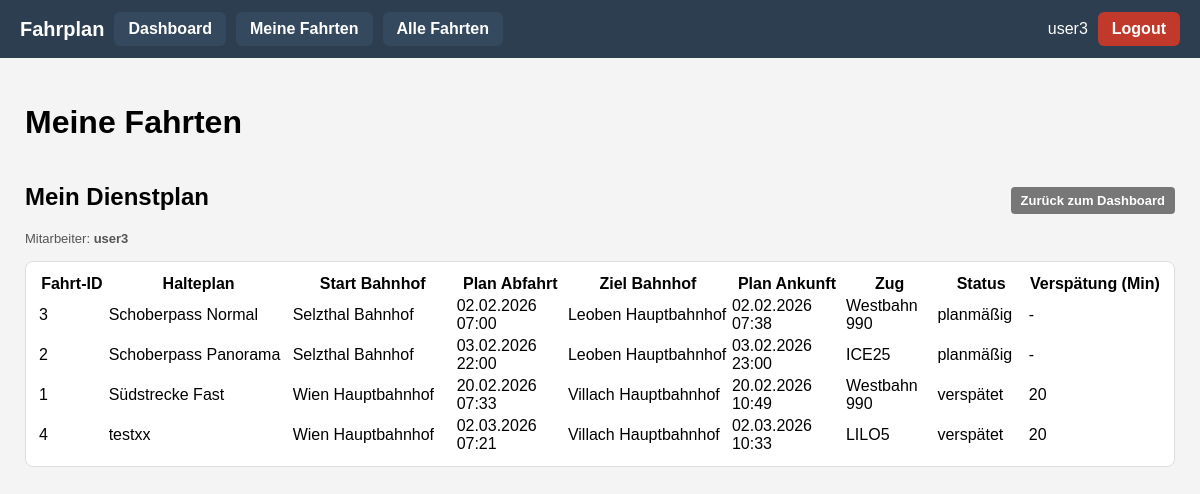
The app's page /meine_fahrten (signed in), older data.
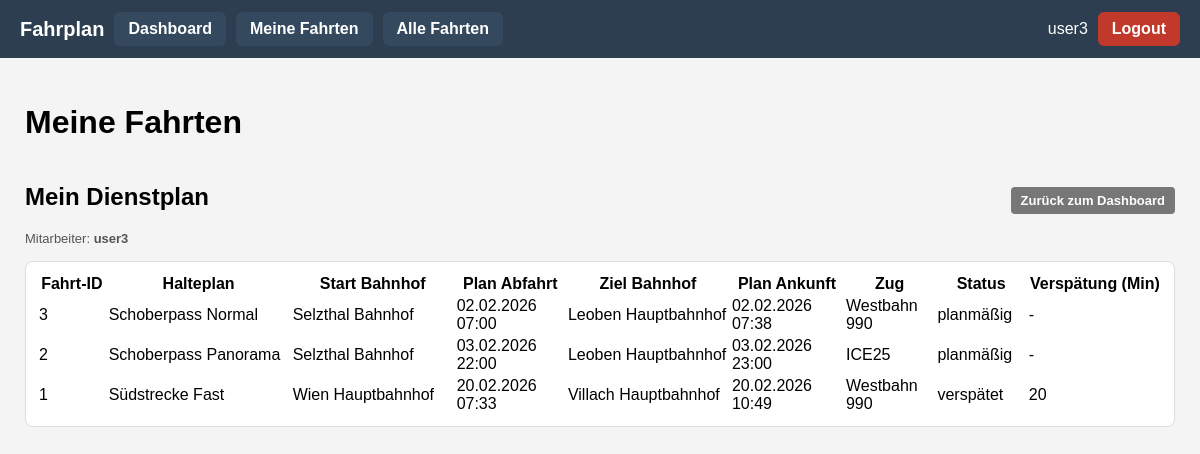
The same page, newer data.
### app/models.py (models this page shows, shortened)
class Fahrtdurchfuehrung(db.Model):
    __tablename__ = "fahrtdurchfuehrung"
    fahrt_id: so.Mapped[int] = so.mapped_column(primary_key=True)
    halteplan_id: so.Mapped[int] = so.mapped_column(
        sa.ForeignKey("halteplan.halteplan_id"), nullable=False
    )
    zug_id: so.Mapped[int] = so.mapped_column(
        sa.ForeignKey("zug.id"), nullable=False, index=True
    )
    zug: so.Mapped["Zug"] = so.relationship("Zug")
    status: so.Mapped[FahrtdurchfuehrungStatus] = so.mapped_column(
        sa.Enum(FahrtdurchfuehrungStatus),
        nullable=False,
        default=FahrtdurchfuehrungStatus.PLANMAESSIG,
    )
    verspaetung_min: so.Mapped[Optional[int]] = so.mapped_column(sa.Integer)
    halteplan: so.Mapped["Halteplan"] = so.relationship(back_populates="fahrten")
    dienstzuweisungen: so.Mapped[List["Dienstzuweisung"]] = so.relationship(
        back_populates="fahrt",
        cascade="all, delete-orphan",
        passive_deletes=True,
    )
    halte: so.Mapped[List["FahrtHalt"]] = so.relationship(
        "FahrtHalt",
        back_populates="fahrt",
        cascade="all, delete-orphan",
        passive_deletes=True,
    )
    segmente: so.Mapped[List["FahrtSegment"]] = so.relationship(
        "FahrtSegment",
        back_populates="fahrt",
        cascade="all, delete-orphan",
        passive_deletes=True,
    )
    abfahrt_zeit: so.Mapped[datetime] = so.mapped_column(sa.DateTime(), nullable=False)
    price_factor: so.Mapped[float] = so.mapped_column(sa.Float, nullable=False, default=1.0)
    __table_args__ = (
        sa.CheckConstraint("price_factor >= 1", name="ck_fahrt_price_factor_ge1"),
    )

class Halteplan(db.Model):
    __tablename__ = "halteplan"
    halteplan_id: so.Mapped[int] = so.mapped_column(primary_key=True)
    bezeichnung: so.Mapped[str] = so.mapped_column(sa.String(128), nullable=False)
    strecke_id: so.Mapped[int] = so.mapped_column(
        sa.ForeignKey("strecke.id"), nullable=False, index=True
    )
    strecke: so.Mapped["Strecke"] = so.relationship("Strecke")
    fahrten: so.Mapped[List["Fahrtdurchfuehrung"]] = so.relationship(
        back_populates="halteplan",
        cascade="all, delete-orphan"
    )
    haltepunkte: so.Mapped[List["Haltepunkt"]] = so.relationship(
        "Haltepunkt",
        order_by="Haltepunkt.position",
        cascade="all, delete-orphan"
    )
    segmente: so.Mapped[List["HalteplanSegment"]] = so.relationship(
        "HalteplanSegment",
        order_by="HalteplanSegment.position",
        cascade="all, delete-orphan",
    )

class Bahnhof(db.Model):
    id = db.Column(db.Integer, primary_key=True)
    external_id = db.Column(db.Integer, unique=True)  # aus Strecken
    name = db.Column(db.String(100))

class Zug(db.Model):
    __tablename__ = "zug"
    id: so.Mapped[int] = so.mapped_column(primary_key=True)
    external_id: so.Mapped[int] = so.mapped_column(sa.Integer, unique=True, index=True, nullable=False)
    bezeichnung: so.Mapped[str] = so.mapped_column(sa.String(64), index=True, nullable=False)
    spurweite: so.Mapped[float | None] = so.mapped_column(sa.Float, nullable=True)
    wartungen: so.Mapped[list["ZugWartung"]] = so.relationship(
        "ZugWartung",
        back_populates="zug",
        cascade="all, delete-orphan",
    )

### app/routes.py (the view)
@app.route("/meine_fahrten")
@login_required
def meine_fahrten():
    if not current_user.mitarbeiter:
        flash("Für dieses Benutzerkonto ist kein Mitarbeiter hinterlegt.", "warning")
        return redirect(url_for("index"))
    ma = current_user.mitarbeiter
    fahrten = (
        db.session.query(Fahrtdurchfuehrung)
        .join(Dienstzuweisung, Dienstzuweisung.fahrt_id == Fahrtdurchfuehrung.fahrt_id)
        .filter(Dienstzuweisung.mitarbeiter_id == ma.id)
        .order_by(Fahrtdurchfuehrung.abfahrt_zeit.asc())  # optional besser als fahrt_id
        .all()
    )
    fahrt_ids = [f.fahrt_id for f in fahrten]
    start_info = {}
    end_info = {}
    if fahrt_ids:
        start_rows = (
            db.session.query(
                FahrtHalt.fahrt_id,
                Bahnhof.name,
                FahrtHalt.abfahrt_zeit,
                FahrtHalt.ankunft_zeit,
            )
            .join(Bahnhof, Bahnhof.id == FahrtHalt.bahnhof_id)
            .filter(FahrtHalt.fahrt_id.in_(fahrt_ids))
            .filter(FahrtHalt.position == 1)
            .all()
        )
        for fid, bname, abf, ank in start_rows:
            start_info[fid] = {
                "bahnhof": bname,
                "zeit": abf or ank,  # fallback falls abfahrt_zeit mal NULL wäre
            }
        subq = (
            db.session.query(
                FahrtHalt.fahrt_id.label("fahrt_id"),
                func.max(FahrtHalt.position).label("max_pos"),
            )
            .filter(FahrtHalt.fahrt_id.in_(fahrt_ids))
            .group_by(FahrtHalt.fahrt_id)
            .subquery()
        )
        end_rows = (
            db.session.query(
                FahrtHalt.fahrt_id,
                Bahnhof.name,
                FahrtHalt.ankunft_zeit,
            )
            .join(subq, and_(
                FahrtHalt.fahrt_id == subq.c.fahrt_id,
                FahrtHalt.position == subq.c.max_pos
            ))
            .join(Bahnhof, Bahnhof.id == FahrtHalt.bahnhof_id)
            .all()
        )
        for fid, bname, ank in end_rows:
            end_info[fid] = {
                "bahnhof": bname,
                "zeit": ank,
            }
    return render_template(
        "meine_fahrten.html",
        title="Meine Fahrten",
        fahrten=fahrten,
        mitarbeiter=ma,
        start_info=start_info,
        end_info=end_info,
    )

### app/models.py (called while the page is built)
@login.user_loader
def load_user(id: str):
    return db.session.get(User, int(id))

    @property
    def is_admin(self) -> bool:
        return self.role == Role.ADMIN

### app/routes.py (called while the page is built)
@app.before_request
def before_request():
    if current_user.is_authenticated:
        current_user.last_seen = datetime.now(timezone.utc)
        db.session.commit()

### app/templates/meine_fahrten.html (shortened to what this page needs)
{% extends "base.html" %}
{% block content %}
<h1>{{ title or "Meine Fahrten" }}</h1>
<div class="card">
    <div class="card-header-row">
        <div>
            <h2>Mein Dienstplan</h2>
            <p class="info-text">
                Mitarbeiter: <strong>{{ mitarbeiter.name }}</strong>
            </p>
        </div>
        <div>
            <a href="{{ url_for('index') }}" class="btn-secondary-small">
                Zurück zum Dashboard
            </a>
        </div>
    </div>
    <div class="table-wrapper">
        <table class="table table-striped fahrten-table-mitarbeiter">
            <thead>
                <tr>
                    <th class="col-id">Fahrt-ID</th>
                    <th class="col-halteplan">Halteplan</th>
                    <th class="col-start">Start Bahnhof</th>
                    <th class="col-startzeit">Plan Abfahrt</th>
                    <th class="col-ende">Ziel Bahnhof</th>
                    <th class="col-endzeit">Plan Ankunft</th>
                    <th class="col-zug">Zug</th>
                    <th class="col-status">Status</th>
                    <th class="col-verspaetung">Verspätung (Min)</th>
                </tr>
            </thead>
            <tbody>
                {% for f in fahrten %}
                {% set s = start_info.get(f.fahrt_id) %}
                {% set e = end_info.get(f.fahrt_id) %}
                <tr>
                    <td>{{ f.fahrt_id }}</td>
                    <td>{{ f.halteplan.bezeichnung }}</td>
                    <td>{{ s.bahnhof if s else "-" }}</td>
                    <td>
                        {% if s and s.zeit %}
                            {{ s.zeit.strftime("%d.%m.%Y %H:%M") }}
                        {% else %}
                            -
                        {% endif %}
                    </td>
                    <td>{{ e.bahnhof if e else "-" }}</td>
                    <td>
                        {% if e and e.zeit %}
                            {{ e.zeit.strftime("%d.%m.%Y %H:%M") }}
                        {% else %}
                            -
                        {% endif %}
                    </td>
                    <td>
                        {{ f.zug.bezeichnung if f.zug else f.zug_id }}
                    </td>
                    <td>{{ f.status.value }}</td>
                    <td>{{ f.verspaetung_min or '-' }}</td>
                </tr>
                {% else %}
                <tr>
                    <td colspan="9">
                        Dir wurden noch keine Fahrten zugewiesen.
                    </td>
                </tr>
                {% endfor %}
            </tbody>
        </table>
    </div>
</div>
{% endblock %}

Row changes from the older to the newer data that the page shows:
removed Fahrtdurchfuehrung: fahrt_id "4", halteplan.bezeichnung "testxx", {{ s.bahnhof if s else "-" }} "Wien Hauptbahnhof", zeit "02.03.2026 07:21", bahnhof "Villach Hauptbahnhof", zeit "02.03.2026 10:33", zug "LILO5", status.value "verspätet", verspaetung_min "20"
